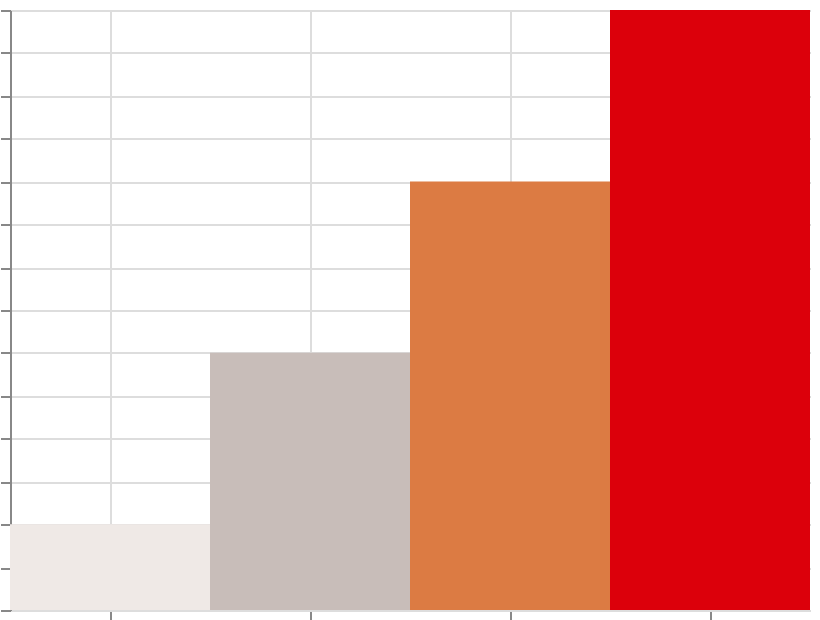

Here is the Vega-Lite specification saved for this chart:
### Vega specification from a JSON file in a GitHub repository (floating-point values rounded to 4 significant figures)
{"$schema": "https://vega.github.io/schema/vega/v6.json", "width": 400, "height": 300, "padding": 5, "autosize": "none", "data": [{"name": "table", "values": [{"cat": "A", "val": 10}, {"cat": "B", "val": 30}, {"cat": "C", "val": 50}, {"cat": "D", "val": 70}]}], "scales": [{"name": "x", "type": "band", "domain": {"data": "table", "field": "cat", "sort": true}, "range": "width"}, {"name": "y", "type": "linear", "domain": {"data": "table", "field": "val"}, "range": [{"signal": "height"}, 0], "zero": true, "nice": true}, {"name": "color", "type": "linear", "domain": {"data": "table", "field": "val"}, "range": {"scheme": "lightgreyred"}}], "marks": [{"type": "rect", "from": {"data": "table"}, "encode": {"update": {"x": {"scale": "x", "field": "cat"}, "width": {"scale": "x", "band": 1}, "y": {"scale": "y", "field": "val"}, "y2": {"scale": "y", "value": 0}, "fill": {"scale": "color", "field": "val"}}}}], "axes": [{"scale": "x", "orient": "bottom", "grid": true, "labels": false}, {"scale": "y", "orient": "left", "grid": true, "labels": false}], "legends": [{"fill": "color"}]}
